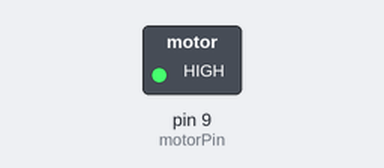
This sketch was run on a simulated Arduino Uno, built with avr-gcc and run on an emulated ATmega328P. Shown: switched loads named in the sketch (green lamp = pin HIGH). What the sketch prints to the serial monitor is not drawn.

Above: at 0.1 s.
Timing chart, 0 to 1.6 s (numbered marks = the images above):
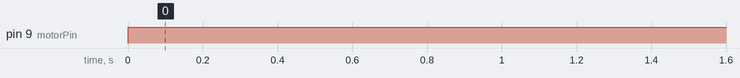

The sketch:

Var_MotorSpeed.ino
```cpp
const int motorPin = 9;
int motorSpeed = 255; // 81<motorSpeed<255
//Test the numbers inbetween 0-81
//Test the numbers inbetween 81-255 for obvious changes, then read the voltage readings on the Arduino Pin
//Test the negaive values by *-1

void setup() {
  Serial.begin(9600);
  pinMode(motorPin, OUTPUT);
  //Serial.println("Enter speed");

}

void loop() {
  if (motorSpeed >= 0 && motorSpeed <= 255) {
      analogWrite(motorPin, motorSpeed);
      Serial.print("motor speed set to: ");
      Serial.println(motorSpeed);
    } else {
      Serial.println("Invalid speed");
    }
}
```

Measured:
- by itself, pin 9 (motorPin): LOW → HIGH at 0.00 s
